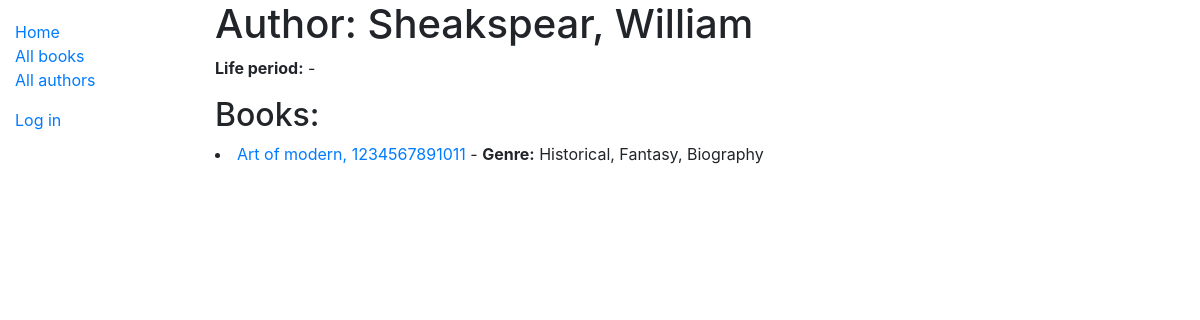
The app's page /catalog/author/1 with its own data.
### catalog/models.py (models this page shows, shortened)
class Author(models.Model):
    first_name = models.CharField(max_length=100)
    last_name = models.CharField(max_length=100)
    date_of_birth = models.DateField(blank=True, null=True)
    date_of_death = models.DateField('Died', blank=True, null=True)
    def get_life_period(self):
        if self.date_of_birth :
            return f'{self.date_of_birth} - {self.date_of_death if self.date_of_death else "now"}'
        else:
            return '-'
    class Meta:
        ordering=['last_name','first_name']
        permissions = (
            ("can_edit_authors", "Create, update, delete"),
        )
    def __str__(self):
        return f'{self.last_name}, {self.first_name}'

class Book(models.Model):
    title = models.CharField(max_length=200)
    author = models.ForeignKey('Author', on_delete=models.SET_NULL, null=True)
    summary = models.TextField(max_length=1000, help_text='Enter a brief description of the book')
    isbn = models.CharField(
        'ISBN',
        max_length=13,
        help_text='13 Character <a href="https://www.isbn-international.org/content/what-isbn">ISBN number</a>'
    )
    genre = models.ManyToManyField('Genre', help_text='Select a genre for this book')
    language = models.ForeignKey('Language', on_delete=models.SET_NULL, null=True)
    def __str__(self):
        return '{}, {}'.format(self.title, self.isbn)
    def get_absolute_url(self):
        return reverse('book-detail', args=[str(self.id)])
    def display_genre(self):
        return ', '.join(genre.name for genre in self.genre.all()[:3])
    class Meta:
        ordering = ['title','author']
        permissions = (
            ("can_edit_books", "Create, update, delete"),
        )
    display_genre.short_description = 'Genre'

class Genre(models.Model):
    name = models.CharField(max_length=200, help_text="Enter a book genre (e.g. Science Fiction)")
    def __str__(self):
        return self.name

### catalog/views.py (the view)
# urls.py: path('author/<int:pk>', views.AuthorDetailView.as_view(), name='author-detail'),
class AuthorDetailView(generic.DetailView):
    model = Author

### catalog/templates/catalog/author_detail.html (shortened to what this page needs)
{% extends "base_generic.html" %}
{% block content %}
  <h1>Author: {{ author }}</h1>
  <p><strong>Life period:</strong> {{author.get_life_period}} </p>
  {% if author.book_set.all %}
    <h2>Books:</h2>
    {% for book in author.book_set.all %}
      <li><a href="{{ book.get_absolute_url }}">{{ book }}</a> - <strong>Genre:</strong> {% for genre in book.genre.all %} {{ genre }}{% if not forloop.last %}, {% endif %}{% endfor %}
    </li>
    {% endfor %}
  {% endif %}
{% endblock %}

### records on screen
Author: last_name+first_name "Sheakspear, William", get_life_period "-"
Book: title+isbn "Art of modern, 1234567891011"
Genre: name "Historical"
Genre: name "Fantasy"
Genre: name "Biography"
